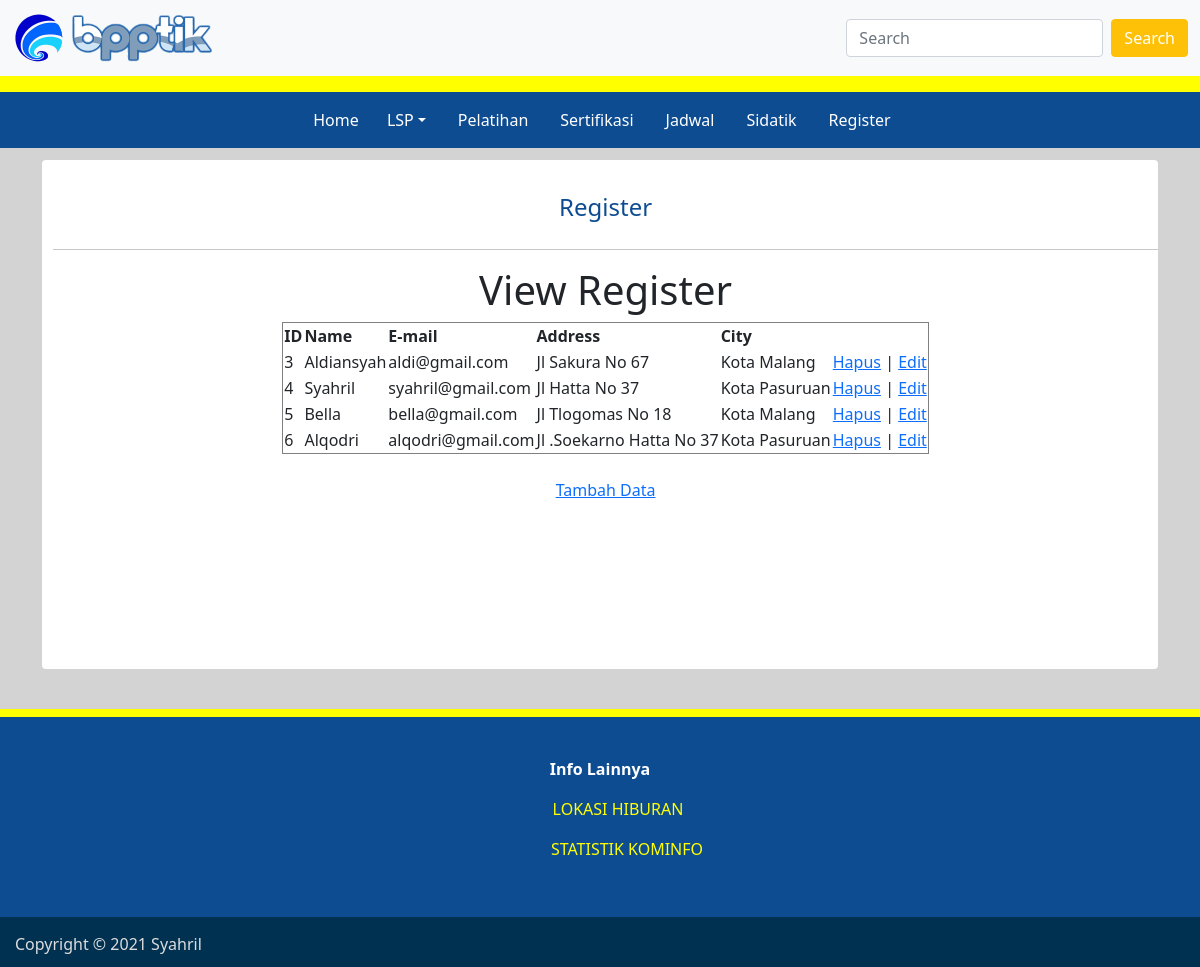
Page /data_register.php on the committed database.
### tables this page shows
CREATE TABLE `user` (
  `id` int(10) NOT NULL,
  `name` varchar(100) NOT NULL,
  `email` text NOT NULL,
  `address` varchar(100) NOT NULL,
  `city` varchar(100) NOT NULL,
  `password` varchar(100) NOT NULL
);

### data_register.php (the view, shortened to what this page needs)
<!DOCTYPE html>
<html lang="en">
	<head>
		<link href="https://cdn.jsdelivr.net/npm/bootstrap@5.0.2/dist/css/bootstrap.min.css" rel="stylesheet">
 		<link rel="stylesheet" type="text/css" href="style.css">
	</head>
	<body>
		<nav class="navbar navbar-light bg-light" aria-label="Main navigation">
		  <div class="container-fluid">
		    <a class="navbar-brand">
		    	<img src="images/bpptik.png" alt="" height="50">
		    </a>
		    <form class="d-flex">
		      <input class="form-control me-2" type="search" placeholder="Search" aria-label="Search">
		      <button id="search" class="btn btn-warning" type="submit">Search</button>
		    </form>
  		  </div>
		</nav>
		<nav class="navbar" style="background-color: yellow" > </nav>
		<nav class="nav" aria-label="Secondary navigation">
			<ul class="nav mx-auto my-2 order-0 order-md-1 position-relative">
				<li class="nav-item">
					<a class="nav-link" href="index.php" style="margin-left: 5%">Home</a>
				</li>
				<li class="nav-item dropdown">
					<a class="nav-link dropdown-toggle" href="#" id="navbarDropdownMenuLink" role="button" data-bs-toggle="dropdown" aria-expanded="false">LSP</a>
				</li>
				<li class="nav-item">
					<a class="nav-link" href="pelatihan.php">Pelatihan</a>
				</li>
				<li class="nav-item">
					<a class="nav-link" href="sertifikasi.php">Sertifikasi</a>
				</li>
				<li class="nav-item">
					<a class="nav-link" href="jadwal.php">Jadwal</a>
				</li>
				<li class="nav-item">
					<a class="nav-link" href="https://sidatik.kominfo.go.id/" target="_blank">Sidatik</a>
				</li>
                <li class="nav-item">
					<a class="nav-link" href="register.php" >Register</a>
				</li>
			</ul>
		</nav>
		<div class="container" style="margin-top: 1%;">
			<div align="center" class="bg-white rounded" style="padding-left: 1%; padding-bottom: 15%;">
				<h4 style="color:#0E4C92; padding-top: 3%;padding-bottom: 1%;">Register</h4> <hr>
				<p>
                <div align="center">
                <h1>View Register</h1>
                    <table rules="all" border="1" >
                        <tr >
                            <thead>
                                <th>ID </th>
                                <th>Name</th>
                                <th>E-mail</th>
                                <th>Address</th>
                                <th>City</th>
                            </thead>
                        </tr>
                        <tbody >
                        <?php
                        include "koneksi.php";
                        $a = "SELECT * FROM user";
                        $b = $koneksi->query($a);
                        while ($c=$b->fetch_array()) { ?>
                            <tr>
                                <td ><?php echo $c['id']; ?></td>
                                <td><?php echo $c['name']; ?></td>
                                <td><?php echo $c['email']; ?></td>
                                <td><?php echo $c['address']; ?></td>
                                <td><?php echo $c['city']; ?></td>
                                <td><a href="hapus.php?id=<?php echo $c['id']; ?>">Hapus</a> |
                                <a href="edit.php?id=<?php echo $c['id']; ?>">Edit</a></td>
                            </tr>
                        <?php } ?>
                    </tbody>
                    </table>
                    <br>
                    <a href="register.php" >Tambah Data</a>
                </div>
        </div>
			</div>
		<br />
	<footer class="footer">
				<p><strong>Info Lainnya</strong></p>
				<p><a href="#">LOKASI HIBURAN</a></p>
				<p><a href="#" id="stat">STATISTIK KOMINFO</a></p>
		</footer>
		<div class="align-bottom" id="stiky">
		<p>Copyright &copy 2021 Syahril</p>
		</div>
	</body>
</html>

### koneksi.php (shortened to what this page needs)
<!DOCTYPE html>
<html>
    <head>
    </head>
    <body>
    </body>
</html>

### style.css (style rules this page uses)
#search { color: white; }
.nav { background-color: #0E4C92; }
.nav a { color: white; }
body { background-color:#D3D3D3; }
.footer { padding:2.5rem; padding-top:2.5rem; padding-right:0px; padding-bottom:2.5rem; padding-left:0px; text-align:center; background-color: #0E4C92; border-top:0.5rem solid yellow; }
footer { display:block; }
footer strong { color:white; }
footer a { color: yellow; background-color: transparent; text-decoration:none; padding-left: 3%; }
#stat { padding-left: 4.5%; }
#stiky { padding-top: 15px; padding-left:15px; color:#DDDDDD; background-color:#003151; height: 50px; }

### rows in the picture
user: id "3", name "Aldiansyah", email "aldi@gmail.com", address "Jl Sakura No 67", city "Kota Malang"
user: id "4", name "Syahril", email "syahril@gmail.com", address "Jl Hatta No 37", city "Kota Pasuruan"
user: id "5", name "Bella", email "bella@gmail.com", address "Jl Tlogomas No 18", city "Kota Malang"
user: id "6", name "Alqodri", email "alqodri@gmail.com", address "Jl .Soekarno Hatta No 37", city "Kota Pasuruan"
